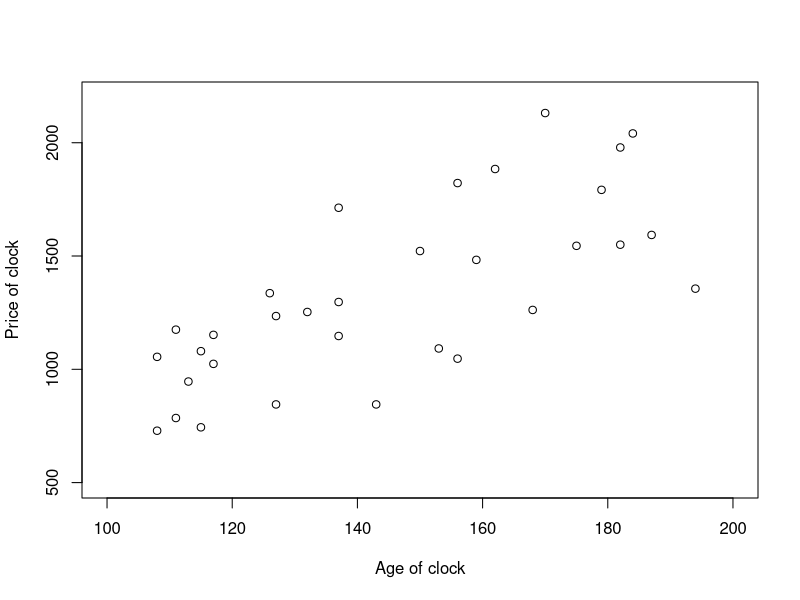
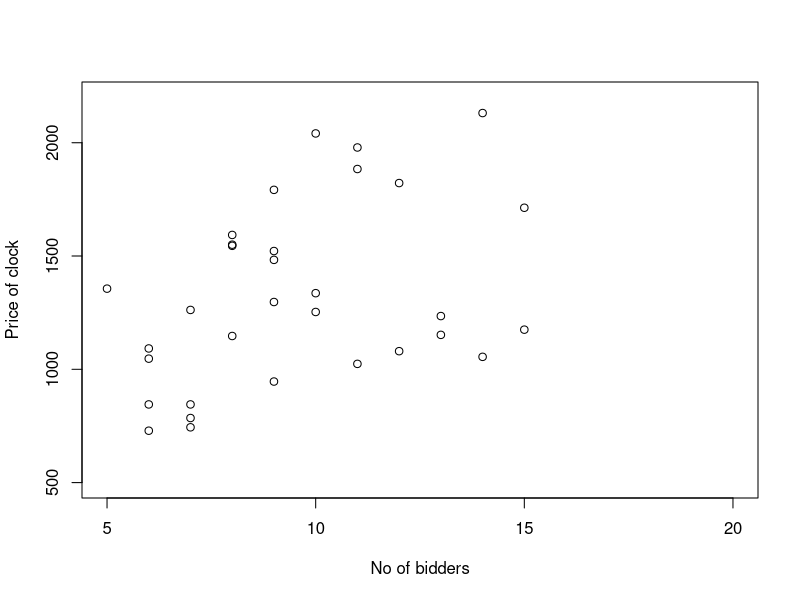

The R script that drew these images, in order:
# Set the working directory to the desired path
setwd()
dir()


CLOCKS = read.table(file="GFCLOCKS.txt", header=TRUE)
ls()
dimnames(CLOCKS)
CLOCKS

Y = CLOCKS[,"PRICE"]
X1 = CLOCKS[,"AGE"]
X2 = CLOCKS[,"NUMBIDS"]
n = length(Y)

print(n)

plot(X1,Y,xlim=c(100,200),ylim=c(500,2200),xlab="Age of clock",ylab = "Price of clock")
plot(X2,Y,xlim=c(5,20),ylim=c(500,2200),xlab="No of bidders",ylab = "Price of clock")

summary(X1)
summary(X2)
summary(Y)

#Building the multiple regression

model= lm(Y~X1 + X2)

summary(model)


#pt and qt class 3/4
# qt gives t value of alpha/2 and df. Test is 2 sided so both tails will have same value. 
qt(0.05/2, df=29) #don't specify lower tail gives negative

qt(0.05/2,df = 29, lower.tail = F) #specify lower tail gives positive

#Finding CI for B1 (age of clocks) 
#lower tail false for t to be positive
CI95.age = c(12.74,12.74) #12.74 is B1cap value from previous output
CI95.age[1] = CI95.age[1] - qt(0.025,df=29,lower.tail=F)*0.9047 #0.9047 is SE of B1 from previous r output
CI95.age[2] = CI95.age[2] + qt(0.025,df=29,lower.tail=F)*8.73 #8.73 is SE of B2 from previous R output 
CI95.age

#interaction model

IntModel = lm(Y~X1+X2+X1:X2)
summary(IntModel) #Even though age is not significant (p=0.66) we keep it because interaction term x1:x2 is significant (p=1.35e-06)

